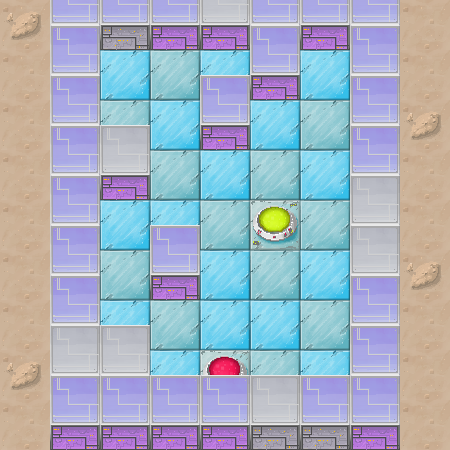

A 2D game scene composited from a Tiled map and its tileset images. What follows is a short description and the map's XML, with each tile layer's data collapsed to a summary:
An orthogonal 9x9 tile map with 50x50 px tiles, 3 tile layers (collision, floor, wall), 6 tilesets and 4 objects (2x vent, finish, player).

<map version="1.0" orientation="orthogonal" width="9" height="9" tilewidth="50" tileheight="50">
 <tileset firstgid="1" name="floor" tilewidth="50" tileheight="50">
  <image source="../img/floor.png" width="250" height="150" />
 </tileset>
 <tileset firstgid="16" name="walls" tilewidth="50" tileheight="75">
  <image source="../img/walls.png" width="200" height="75" />
 </tileset>
 <tileset firstgid="20" name="collision" tilewidth="50" tileheight="50">
  <image source="../img/collision.png" width="100" height="50" />
  <tile id="0">
   <properties>
    <property name="type" value="solid" />
   </properties>
  </tile>
 </tileset>
 <tileset firstgid="22" name="moving_block" tilewidth="50" tileheight="75">
  <image source="../img/moving_block.png" width="50" height="75" />
 </tileset>
 <tileset firstgid="23" name="generator" tilewidth="50" tileheight="75">
  <image source="../img/generator.png" width="100" height="75" />
 </tileset>
 <tileset firstgid="25" name="trap" tilewidth="50" tileheight="50">
  <image source="../img/trap.png" width="50" height="100" />
 </tileset>
 <layer name="collision" width="9" height="9">
  <data>[81 cells, 33 non-empty, 1 distinct tile ids]</data>
 </layer>
 <layer name="floor" width="9" height="9">
  <data>[81 cells, 81 non-empty, 8 distinct tile ids]</data>
 </layer>
 <objectgroup name="objects" width="9" height="9">
  <object name="finish" x="250" y="200" width="50" height="50" />
  <object name="player" x="200" y="325" width="50" height="75" />
 </objectgroup>
 <layer name="wall" width="9" height="9">
  <data>[81 cells, 33 non-empty, 2 distinct tile ids]</data>
 </layer>
 <objectgroup name="vent" width="9" height="9">
  <object name="vent" x="50" y="225" width="50" height="50" />
  <object name="vent" x="300" y="375" width="50" height="50" />
 </objectgroup>
</map>
